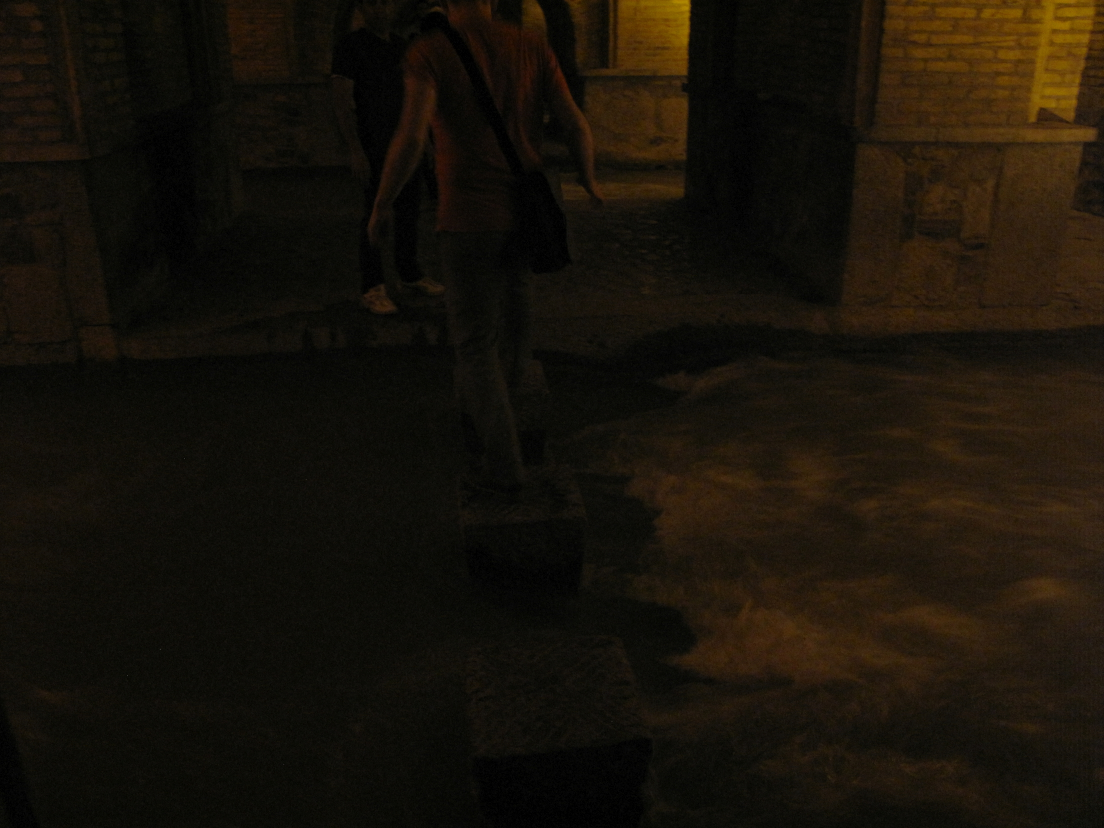
#> input picture Dark-6/Dark.jpg, 2208 x 1656 px (shown at 1/2 size)
$ python q6.py
#> lines starting #> are read from the running program, lines starting #| are printed output that depends on the picture
import time

import cv2
import numpy as np
from matplotlib import pyplot as plt


def plot_histogram(img):
    color = ('b', 'g', 'r')
    for i, col in enumerate(color):
        histr = cv2.calcHist([img], [i], None, [256], [0, 256])
        plt.plot(histr, color=col)
        plt.xlim([0, 256])
    plt.show()


start = time.time()

dark = cv2.imread("Dark.jpg", 1)
#> dark is the input picture: shape (1656, 2208, 3); mean B, G, R 9.3, 18.2, 23.7
w_dark = int(dark.shape[1])
#> w_dark = 2208
h_dark = int(dark.shape[0])
#> h_dark = 1656
org_pink = cv2.imread("Pink.jpg", 1)
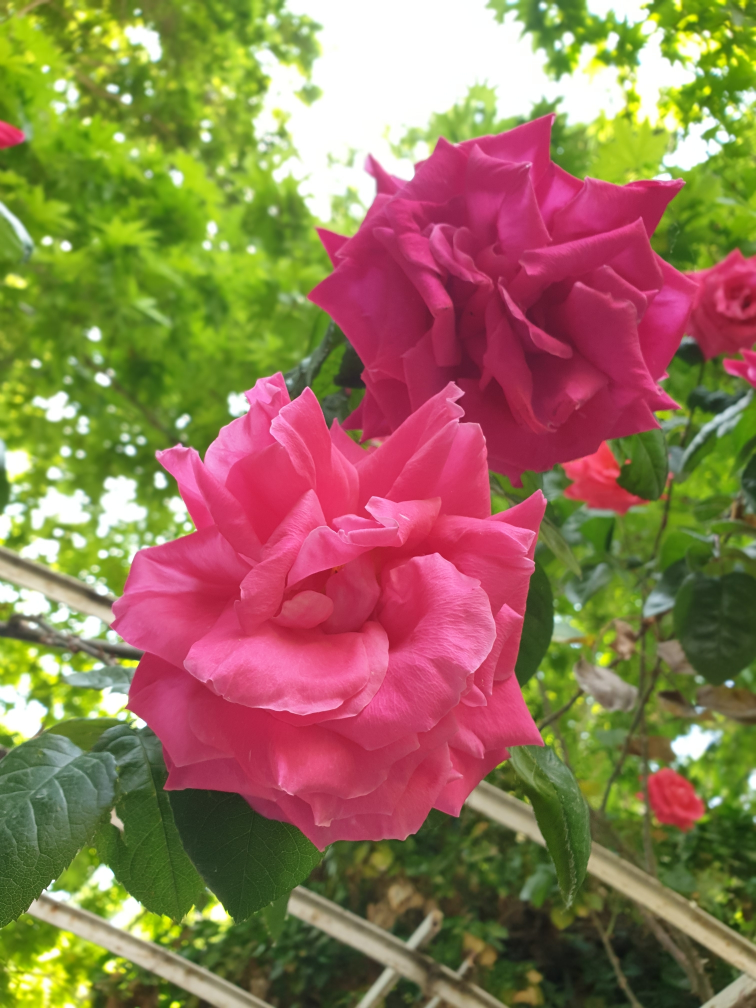
#> input picture Pink-5/Pink.jpg, 1512 x 2016 px, found by its file name (shown at 1/2 size)
#> org_pink is the input picture: shape (2016, 1512, 3); mean B, G, R 85.2, 117.6, 146.5
pink = cv2.resize(org_pink, (w_dark, h_dark), interpolation=cv2.INTER_AREA)
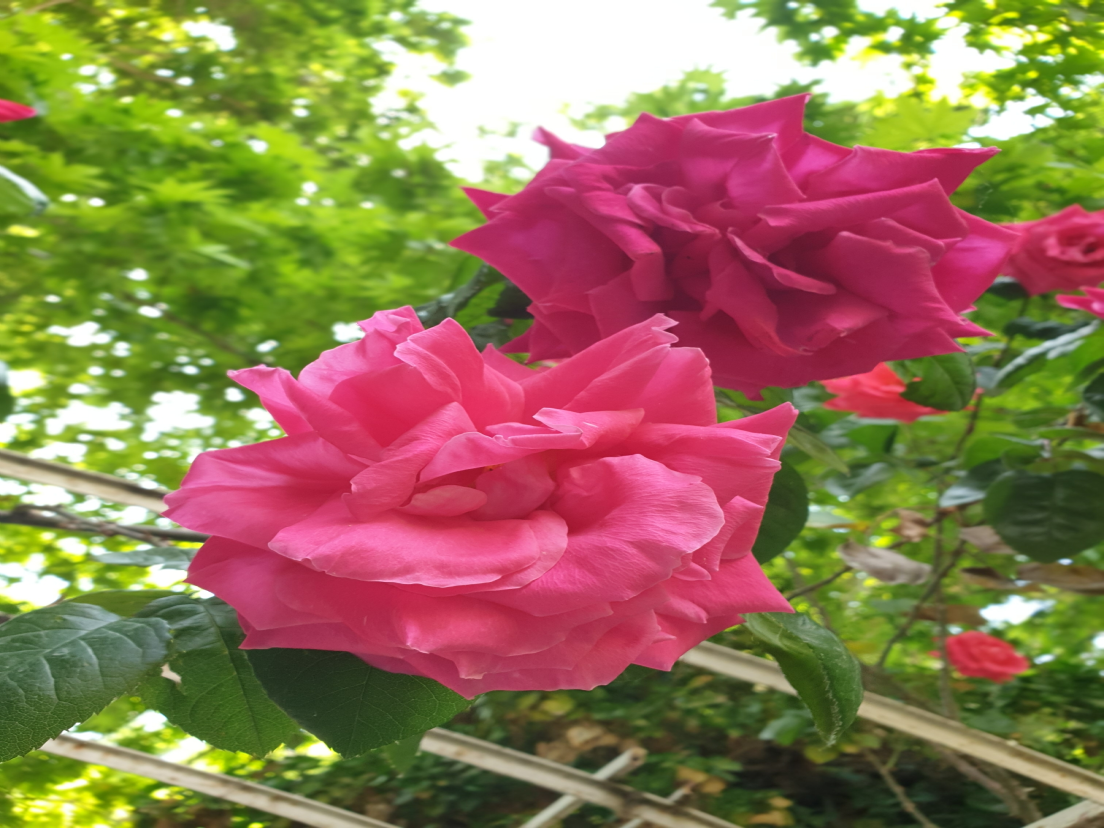
#> pink: shape (1656, 2208, 3) (shown at 1/2 size); mean B, G, R 85.1, 117.5, 146.4

for rgb in range(3):
    difference = [0] * 256
    Mapper = [[] for x in range(256)]

    for i in range(w_dark):
        for j in range(h_dark):
            difference[dark[j, i, rgb]] += 1
            difference[pink[j, i, rgb]] -= 1
            Mapper[dark[j, i, rgb]].append(int((j * w_dark) + i))


    for i in range(255):
        if difference[i] < len(Mapper[i]):
#> (the run stopped early here; a loop or call above may not have finished)
